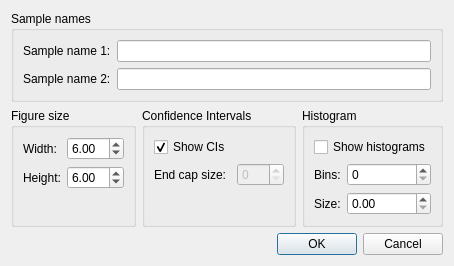
<?xml version="1.0" encoding="UTF-8"?>
<ui version="4.0">
 <class>ProfileScatterPlotDialog</class>
 <widget class="QDialog" name="ProfileScatterPlotDialog">
  <property name="geometry">
   <rect>
    <x>0</x>
    <y>0</y>
    <width>403</width>
    <height>242</height>
   </rect>
  </property>
  <property name="sizePolicy">
   <sizepolicy hsizetype="Fixed" vsizetype="Fixed">
    <horstretch>0</horstretch>
    <verstretch>0</verstretch>
   </sizepolicy>
  </property>
  <property name="windowTitle">
   <string>Profile scatter plot</string>
  </property>
  <property name="windowIcon">
   <iconset>
    <normaloff>../../../../../icons/programIcon.png</normaloff>../../../../../icons/programIcon.png</iconset>
  </property>
  <layout class="QVBoxLayout" name="verticalLayout_5">
   <item>
    <widget class="QGroupBox" name="groupBox_2">
     <property name="title">
      <string>Sample names</string>
     </property>
     <layout class="QVBoxLayout" name="verticalLayout">
      <item>
       <layout class="QFormLayout" name="formLayout_2">
        <item row="0" column="0">
         <widget class="QLabel" name="lblSampleName1">
          <property name="text">
           <string>Sample name 1:</string>
          </property>
         </widget>
        </item>
        <item row="0" column="1">
         <widget class="QLineEdit" name="txtSampleName1">
          <property name="sizePolicy">
           <sizepolicy hsizetype="Expanding" vsizetype="Fixed">
            <horstretch>1</horstretch>
            <verstretch>0</verstretch>
           </sizepolicy>
          </property>
         </widget>
        </item>
        <item row="1" column="0">
         <widget class="QLabel" name="lblSampleName2">
          <property name="text">
           <string>Sample name 2:</string>
          </property>
         </widget>
        </item>
        <item row="1" column="1">
         <widget class="QLineEdit" name="txtSampleName2">
          <property name="sizePolicy">
           <sizepolicy hsizetype="Expanding" vsizetype="Fixed">
            <horstretch>1</horstretch>
            <verstretch>0</verstretch>
           </sizepolicy>
          </property>
         </widget>
        </item>
       </layout>
      </item>
     </layout>
    </widget>
   </item>
   <item>
    <layout class="QHBoxLayout" name="horizontalLayout">
     <item>
      <widget class="QGroupBox" name="groupBox_3">
       <property name="title">
        <string>Figure size</string>
       </property>
       <layout class="QVBoxLayout" name="verticalLayout_2">
        <item>
         <layout class="QFormLayout" name="formLayout">
          <item row="0" column="0">
           <widget class="QLabel" name="lblFigureWidth">
            <property name="text">
             <string>Width:</string>
            </property>
           </widget>
          </item>
          <item row="0" column="1">
           <widget class="QDoubleSpinBox" name="spinFigWidth">
            <property name="sizePolicy">
             <sizepolicy hsizetype="Minimum" vsizetype="Fixed">
              <horstretch>1</horstretch>
              <verstretch>0</verstretch>
             </sizepolicy>
            </property>
            <property name="decimals">
             <number>2</number>
            </property>
            <property name="minimum">
             <double>0.500000000000000</double>
            </property>
            <property name="maximum">
             <double>20.000000000000000</double>
            </property>
            <property name="singleStep">
             <double>0.500000000000000</double>
            </property>
            <property name="value">
             <double>6.000000000000000</double>
            </property>
           </widget>
          </item>
          <item row="1" column="0">
           <widget class="QLabel" name="lblFigureHeight">
            <property name="text">
             <string>Height:</string>
            </property>
           </widget>
          </item>
          <item row="1" column="1">
           <widget class="QDoubleSpinBox" name="spinFigHeight">
            <property name="sizePolicy">
             <sizepolicy hsizetype="Minimum" vsizetype="Fixed">
              <horstretch>1</horstretch>
              <verstretch>0</verstretch>
             </sizepolicy>
            </property>
            <property name="minimum">
             <double>0.500000000000000</double>
            </property>
            <property name="maximum">
             <double>20.000000000000000</double>
            </property>
            <property name="singleStep">
             <double>0.050000000000000</double>
            </property>
            <property name="value">
             <double>6.000000000000000</double>
            </property>
           </widget>
          </item>
         </layout>
        </item>
       </layout>
      </widget>
     </item>
     <item>
      <widget class="QGroupBox" name="groupBox_4">
       <property name="title">
        <string>Confidence Intervals</string>
       </property>
       <layout class="QVBoxLayout" name="verticalLayout_3">
        <item>
         <layout class="QFormLayout" name="formLayout_4">
          <item row="0" column="0">
           <widget class="QCheckBox" name="chkShowCIs">
            <property name="text">
             <string>Show CIs</string>
            </property>
            <property name="checked">
             <bool>true</bool>
            </property>
           </widget>
          </item>
          <item row="1" column="0">
           <widget class="QLabel" name="label">
            <property name="text">
             <string>End cap size:</string>
            </property>
           </widget>
          </item>
          <item row="1" column="1">
           <widget class="QSpinBox" name="spinEndCapSize">
            <property name="enabled">
             <bool>false</bool>
            </property>
            <property name="toolTip">
             <string>Currently not implemented</string>
            </property>
            <property name="maximum">
             <number>100</number>
            </property>
           </widget>
          </item>
         </layout>
        </item>
       </layout>
      </widget>
     </item>
     <item>
      <widget class="QGroupBox" name="groupBox">
       <property name="title">
        <string>Histogram</string>
       </property>
       <layout class="QVBoxLayout" name="verticalLayout_4">
        <item>
         <widget class="QCheckBox" name="chkShowHistogram">
          <property name="text">
           <string>Show histograms</string>
          </property>
         </widget>
        </item>
        <item>
         <layout class="QFormLayout" name="formLayout_3">
          <item row="0" column="0">
           <widget class="QLabel" name="label_2">
            <property name="text">
             <string>Bins:</string>
            </property>
           </widget>
          </item>
          <item row="0" column="1">
           <widget class="QSpinBox" name="spinNumBins">
            <property name="maximum">
             <number>1000</number>
            </property>
           </widget>
          </item>
          <item row="1" column="0">
           <widget class="QLabel" name="label_3">
            <property name="text">
             <string>Size:</string>
            </property>
           </widget>
          </item>
          <item row="1" column="1">
           <widget class="QDoubleSpinBox" name="spinHistogramSize">
            <property name="maximum">
             <double>6.000000000000000</double>
            </property>
            <property name="singleStep">
             <double>0.250000000000000</double>
            </property>
           </widget>
          </item>
         </layout>
        </item>
       </layout>
      </widget>
     </item>
    </layout>
   </item>
   <item>
    <layout class="QHBoxLayout" name="horizontalLayout_3">
     <item>
      <spacer name="horizontalSpacer">
       <property name="orientation">
        <enum>Qt::Horizontal</enum>
       </property>
       <property name="sizeHint" stdset="0">
        <size>
         <width>100</width>
         <height>20</height>
        </size>
       </property>
      </spacer>
     </item>
     <item>
      <widget class="QDialogButtonBox" name="buttonBox">
       <property name="orientation">
        <enum>Qt::Horizontal</enum>
       </property>
       <property name="standardButtons">
        <set>QDialogButtonBox::Cancel|QDialogButtonBox::Ok</set>
       </property>
       <property name="centerButtons">
        <bool>false</bool>
       </property>
      </widget>
     </item>
    </layout>
   </item>
  </layout>
 </widget>
 <resources/>
 <connections>
  <connection>
   <sender>buttonBox</sender>
   <signal>accepted()</signal>
   <receiver>ProfileScatterPlotDialog</receiver>
   <slot>accept()</slot>
   <hints>
    <hint type="sourcelabel">
     <x>248</x>
     <y>254</y>
    </hint>
    <hint type="destinationlabel">
     <x>157</x>
     <y>274</y>
    </hint>
   </hints>
  </connection>
  <connection>
   <sender>buttonBox</sender>
   <signal>rejected()</signal>
   <receiver>ProfileScatterPlotDialog</receiver>
   <slot>reject()</slot>
   <hints>
    <hint type="sourcelabel">
     <x>316</x>
     <y>260</y>
    </hint>
    <hint type="destinationlabel">
     <x>286</x>
     <y>274</y>
    </hint>
   </hints>
  </connection>
 </connections>
 <designerdata>
  <property name="gridDeltaX">
   <number>10</number>
  </property>
  <property name="gridDeltaY">
   <number>10</number>
  </property>
  <property name="gridSnapX">
   <bool>true</bool>
  </property>
  <property name="gridSnapY">
   <bool>true</bool>
  </property>
  <property name="gridVisible">
   <bool>true</bool>
  </property>
 </designerdata>
</ui>
